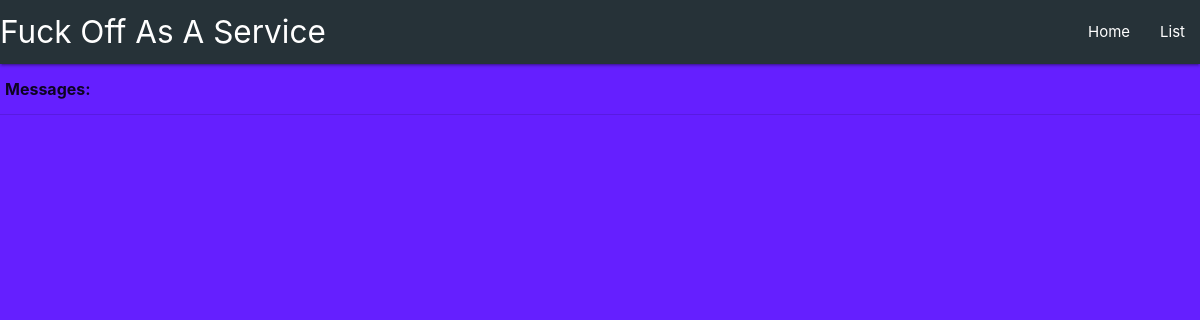
Page /FOAAS/list on the earlier database version.
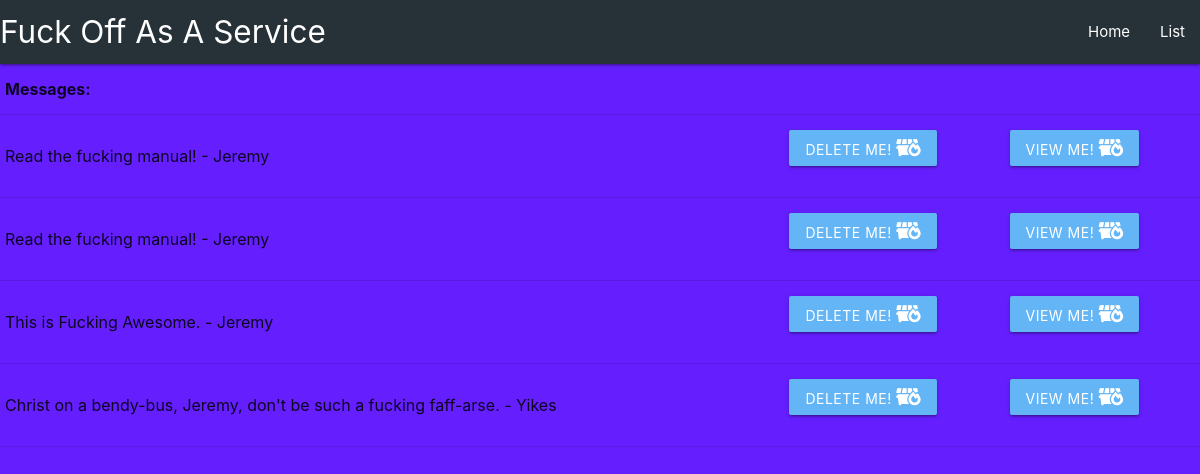
Same page on the later database version.
### service/models.py (models this page shows, shortened)
class FOAAS(models.Model):
    box_1 = models.TextField(blank=True)
    box_2 = models.TextField(blank=True)
    box_3 = models.TextField(blank=True)
    foaas_message = models.TextField()
    message_url = models.URLField()
    image_url = models.URLField()
    def __str__(self):
        return self.foaas_message

### service/views.py (the view)
# urls.py: path('FOAAS/list', views.FOAASListView.as_view(), name = 'FOAAS_list'),
class FOAASListView(ListView):
    template_name = 'foaas_list.html'
    model = FOAAS

### service/templates/foaas_list.html
{% extends 'header.html' %}
{% block content %}
<body style="background-color:#651fff;"></body>
    <table>
        <thead>
            <tr>
             <th>Messages:</th>
        </tr>
    </thead>
    <tbody>
        {% for message in object_list %}
            <tr>
                <td>{{ message }}</td>
                <td>
                    <form method="post">{% csrf_token %}
                        <a class="waves-effect waves-light btn blue lighten-2" href="/FOAAS/delete/{{message.id}}">Delete Me! <i class="fas fa-dumpster-fire"></i></a>
                    </form>
                </td>
                <td>
                        <form method="post">{% csrf_token %}
                            <a class="waves-effect waves-light btn blue lighten-2" href="/FOAAS/detail/{{message.id}}">View Me! <i class="fas fa-dumpster-fire"></i></a>
                        </form>
                </td>
            </tr>
        {% endfor %}
    </tbody>
    </table>
</body>
{% endblock %}

### service/templates/header.html (shortened to what this page needs)
 <link rel="stylesheet" href="https://use.fontawesome.com/releases/v5.6.3/css/all.css">
 <link rel="stylesheet" href="https://cdnjs.cloudflare.com/ajax/libs/materialize/1.0.0/css/materialize.min.css">
<nav>
    <div class="nav-wrapper" style="background-color:#263238">
      <a href="#" class="brand-logo">Fuck Off As A Service</a>
      <ul id="nav-mobile" class="right hide-on-med-and-down">
        <li><a href='/'>Home</a></li>
        <li><a href='/FOAAS/list'>List</a></li>
      </ul>
    </div>
</nav>
{% block content %}
{% endblock %}

Differences in the rows shown:
added FOAAS: foaas_message "Read the fucking manual! - Jeremy"
added FOAAS: foaas_message "Read the fucking manual! - Jeremy"
added FOAAS: foaas_message "This is Fucking Awesome. - Jeremy"
added FOAAS: foaas_message "Christ on a bendy-bus, Jeremy, don't be such a fucking faff-arse. - Yikes"
